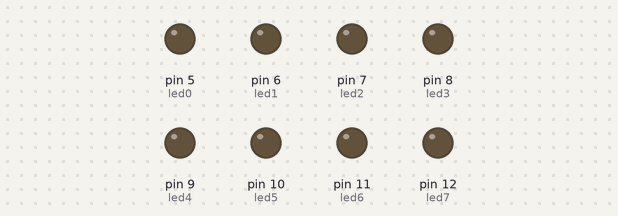
This sketch was run on a simulated Arduino Uno, built with avr-gcc and run on an emulated ATmega328P. On the bench: output pins drawn as LEDs (lit = HIGH).

Above: at 0.05 s.
At 0.65 s:
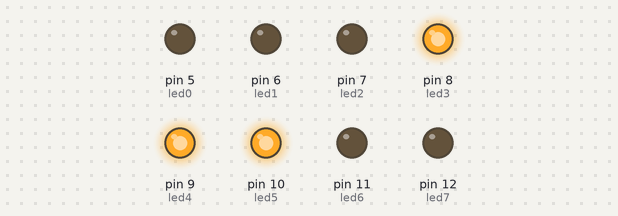
At 1.25 s:
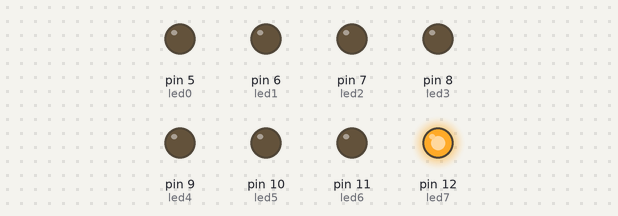
At 2.45 s:
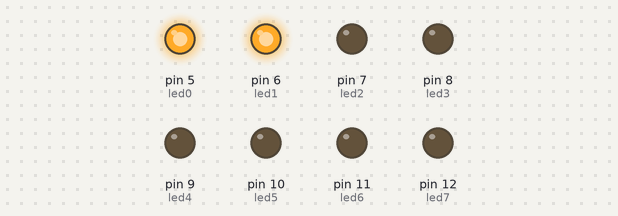
At 3.65 s:
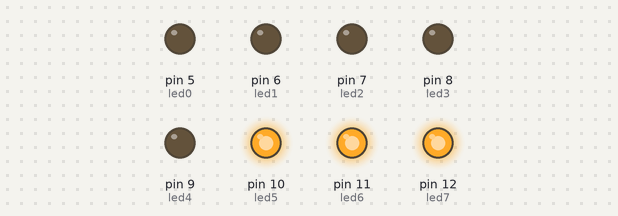
At 4.95 s:
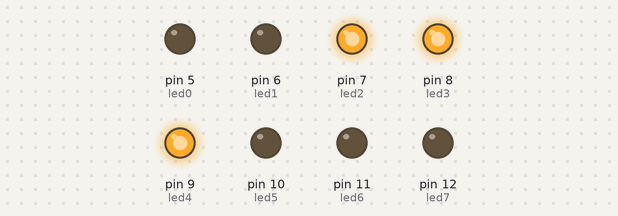
Timing chart, 0 to 5.2 s (numbered marks = the images above):
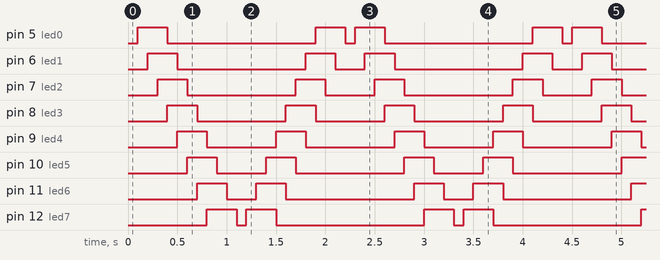

The sketch:

leds_ex3.ino
```cpp
/**********************************************************************************
**                                                                               **
**                              Array de 8 LEDs                                  **
**                                                                               **
**               Sergi Viñals                                                    **
**********************************************************************************/

//********** Includes *************************************************************

//********** Variables ************************************************************
const byte led0 = 5;          // donar nom al pin 5 de l’Arduino
const byte led1 = 6;          // donar nom al pin 6 de l’Arduino
const byte led2 = 7;          // donar nom al pin 7 de l’Arduino
const byte led3 = 8;          // donar nom al pin 8 de l’Arduino
const byte led4 = 9;          // donar nom al pin 9 de l’Arduino
const byte led5 = 10;         // donar nom al pin 10 de l’Arduino
const byte led6 = 11;         // donar nom al pin 11 de l’Arduino
const byte led7 = 12;         // donar nom al pin 12 de l’Arduino
unsigned long pausa = 100;             // definir variable de temps en ms

//********** Setup ****************************************************************
void setup()
{
  pinMode(led0, OUTPUT);     // definir el pin 5 com una sortida
  pinMode(led1, OUTPUT);     // definir el pin 6 com una sortida
  pinMode(led2, OUTPUT);     // definir el pin 7 com una sortida
  pinMode(led3, OUTPUT);     // definir el pin 8 com una sortida
  pinMode(led4, OUTPUT);     // definir el pin 9 com una sortida
  pinMode(led5, OUTPUT);     // definir el pin 10 com una sortida
  pinMode(led6, OUTPUT);     // definir el pin 11 com una sortida
  pinMode(led7, OUTPUT);     // definir el pin 12 com una sortida
}

//********** Loop *****************************************************************
void loop()
{
  digitalWrite(led0, LOW);
  digitalWrite(led1, LOW);
  digitalWrite(led2, LOW);
  digitalWrite(led3, LOW);
  digitalWrite(led4, LOW);
  digitalWrite(led5, LOW);
  digitalWrite(led6, LOW);
  digitalWrite(led7, LOW);

  delay(pausa);                  // es queden leds pausa ms en aquest estat

  digitalWrite(led0, HIGH);
  digitalWrite(led1, LOW);
  digitalWrite(led2, LOW);
  digitalWrite(led3, LOW);
  digitalWrite(led4, LOW);
  digitalWrite(led5, LOW);
  digitalWrite(led6, LOW);
  digitalWrite(led7, LOW);

  delay(pausa);                  // es queden leds pausa ms en aquest estat

  digitalWrite(led0, HIGH);
  digitalWrite(led1, HIGH);
  digitalWrite(led2, LOW);
  digitalWrite(led3, LOW);
  digitalWrite(led4, LOW);
  digitalWrite(led5, LOW);
  digitalWrite(led6, LOW);
  digitalWrite(led7, LOW);

  delay(pausa);                  // es queden leds pausa ms en aquest estat

  digitalWrite(led0, HIGH);
  digitalWrite(led1, HIGH);
  digitalWrite(led2, HIGH);
  digitalWrite(led3, LOW);
  digitalWrite(led4, LOW);
  digitalWrite(led5, LOW);
  digitalWrite(led6, LOW);
  digitalWrite(led7, LOW);

  delay(pausa);                  // es queden leds pausa ms en aquest estat

  digitalWrite(led0, LOW);
  digitalWrite(led1, HIGH);
  digitalWrite(led2, HIGH);
  digitalWrite(led3, HIGH);
  digitalWrite(led4, LOW);
  digitalWrite(led5, LOW);
  digitalWrite(led6, LOW);
  digitalWrite(led7, LOW);

  delay(pausa);                  // es queden leds pausa ms en aquest estat

  digitalWrite(led0, LOW);
  digitalWrite(led1, LOW);
  digitalWrite(led2, HIGH);
  digitalWrite(led3, HIGH);
  digitalWrite(led4, HIGH);
  digitalWrite(led5, LOW);
  digitalWrite(led6, LOW);
  digitalWrite(led7, LOW);

  delay(pausa);                  // es queden leds pausa ms en aquest estat

  digitalWrite(led0, LOW);
  digitalWrite(led1, LOW);
  digitalWrite(led2, LOW);
  digitalWrite(led3, HIGH);
  digitalWrite(led4, HIGH);
  digitalWrite(led5, HIGH);
  digitalWrite(led6, LOW);
  digitalWrite(led7, LOW);

  delay(pausa);                  // es queden leds pausa ms en aquest estat

  digitalWrite(led0, LOW);
  digitalWrite(led1, LOW);
  digitalWrite(led2, LOW);
  digitalWrite(led3, LOW);
  digitalWrite(led4, HIGH);
  digitalWrite(led5, HIGH);
  digitalWrite(led6, HIGH);
  digitalWrite(led7, LOW);

  delay(pausa);                  // es queden leds pausa ms en aquest estat

  digitalWrite(led0, LOW);
  digitalWrite(led1, LOW);
  digitalWrite(led2, LOW);
  digitalWrite(led3, LOW);
  digitalWrite(led4, LOW);
  digitalWrite(led5, HIGH);
  digitalWrite(led6, HIGH);
  digitalWrite(led7, HIGH);

  delay(pausa);                  // es queden leds pausa ms en aquest estat

  digitalWrite(led0, LOW);
  digitalWrite(led1, LOW);
  digitalWrite(led2, LOW);
  digitalWrite(led3, LOW);
  digitalWrite(led4, LOW);
  digitalWrite(led5, LOW);
  digitalWrite(led6, HIGH);
  digitalWrite(led7, HIGH);

  delay(pausa);                  // es queden leds pausa ms en aquest estat

  digitalWrite(led0, LOW);
  digitalWrite(led1, LOW);
  digitalWrite(led2, LOW);
  digitalWrite(led3, LOW);
  digitalWrite(led4, LOW);
  digitalWrite(led5, LOW);
  digitalWrite(led6, LOW);
  digitalWrite(led7, HIGH);

  delay(pausa);                  // es queden leds pausa ms en aquest estat

  digitalWrite(led0, LOW);
  digitalWrite(led1, LOW);
  digitalWrite(led2, LOW);
  digitalWrite(led3, LOW);
  digitalWrite(led4, LOW);
  digitalWrite(led5, LOW);
  digitalWrite(led6, LOW);
  digitalWrite(led7, LOW);

  delay(pausa);                  // es queden leds pausa ms en aquest estat

  digitalWrite(led0, LOW);
  digitalWrite(led1, LOW);
  digitalWrite(led2, LOW);
  digitalWrite(led3, LOW);
  digitalWrite(led4, LOW);
  digitalWrite(led5, LOW);
  digitalWrite(led6, LOW);
  digitalWrite(led7, HIGH);

  delay(pausa);                  // es queden leds pausa ms en aquest estat

  digitalWrite(led0, LOW);
  digitalWrite(led1, LOW);
  digitalWrite(led2, LOW);
  digitalWrite(led3, LOW);
  digitalWrite(led4, LOW);
  digitalWrite(led5, LOW);
  digitalWrite(led6, HIGH);
  digitalWrite(led7, HIGH);

  delay(pausa);                  // es queden leds pausa ms en aquest estat

  digitalWrite(led0, LOW);
  digitalWrite(led1, LOW);
  digitalWrite(led2, LOW);
  digitalWrite(led3, LOW);
  digitalWrite(led4, LOW);
  digitalWrite(led5, HIGH);
  digitalWrite(led6, HIGH);
  digitalWrite(led7, HIGH);

  delay(pausa);                  // es queden leds pausa ms en aquest estat

  digitalWrite(led0, LOW);
  digitalWrite(led1, LOW);
  digitalWrite(led2, LOW);
  digitalWrite(led3, LOW);
  digitalWrite(led4, HIGH);
  digitalWrite(led5, HIGH);
  digitalWrite(led6, HIGH);
  digitalWrite(led7, LOW);

  delay(pausa);                  // es queden leds pausa ms en aquest estat

  digitalWrite(led0, LOW);
  digitalWrite(led1, LOW);
  digitalWrite(led2, LOW);
  digitalWrite(led3, HIGH);
  digitalWrite(led4, HIGH);
  digitalWrite(led5, HIGH);
  digitalWrite(led6, LOW);
  digitalWrite(led7, LOW);

  delay(pausa);                  // es queden leds pausa ms en aquest estat

  digitalWrite(led0, LOW);
  digitalWrite(led1, LOW);
  digitalWrite(led2, HIGH);
  digitalWrite(led3, HIGH);
  digitalWrite(led4, HIGH);
  digitalWrite(led5, LOW);
  digitalWrite(led6, LOW);
  digitalWrite(led7, LOW);

  delay(pausa);                  // es queden leds pausa ms en aquest estat

  digitalWrite(led0, LOW);
  digitalWrite(led1, HIGH);
  digitalWrite(led2, HIGH);
  digitalWrite(led3, HIGH);
  digitalWrite(led4, LOW);
  digitalWrite(led5, LOW);
  digitalWrite(led6, LOW);
  digitalWrite(led7, LOW);

  delay(pausa);                  // es queden leds pausa ms en aquest estat

  digitalWrite(led0, HIGH);
  digitalWrite(led1, HIGH);
  digitalWrite(led2, HIGH);
  digitalWrite(led3, LOW);
  digitalWrite(led4, LOW);
  digitalWrite(led5, LOW);
  digitalWrite(led6, LOW);
  digitalWrite(led7, LOW);

  delay(pausa);                  // es queden leds pausa ms en aquest estat

  digitalWrite(led0, HIGH);
  digitalWrite(led1, HIGH);
  digitalWrite(led2, LOW);
  digitalWrite(led3, LOW);
  digitalWrite(led4, LOW);
  digitalWrite(led5, LOW);
  digitalWrite(led6, LOW);
  digitalWrite(led7, LOW);

  delay(pausa);                  // es queden leds pausa ms en aquest estat

  digitalWrite(led0, HIGH);
  digitalWrite(led1, LOW);
  digitalWrite(led2, LOW);
  digitalWrite(led3, LOW);
  digitalWrite(led4, LOW);
  digitalWrite(led5, LOW);
  digitalWrite(led6, LOW);
  digitalWrite(led7, LOW);

  delay(pausa);                  // es queden leds pausa ms en aquest estat
}

//********** Funcions *************************************************************
```

Measured:
- by itself, pin 5 (led0): repeats every 2.2 s: LOW 1.5 s, HIGH 0.30 s, LOW 0.10 s, HIGH 0.30 s
- by itself, pin 6 (led1): repeats every 2.2 s: LOW 1.3 s, HIGH 0.30 s, LOW 0.30 s, HIGH 0.30 s
- by itself, pin 7 (led2): repeats every 2.2 s: LOW 1.1 s, HIGH 0.30 s, LOW 0.50 s, HIGH 0.30 s
- by itself, pin 8 (led3): repeats every 2.2 s: LOW 0.90 s, HIGH 0.30 s, LOW 0.70 s, HIGH 0.30 s
- by itself, pin 9 (led4): repeats every 2.2 s: LOW 0.70 s, HIGH 0.30 s, LOW 0.90 s, HIGH 0.30 s
- by itself, pin 10 (led5): repeats every 2.2 s: LOW 0.50 s, HIGH 0.30 s, LOW 1.1 s, HIGH 0.30 s
- by itself, pin 11 (led6): repeats every 2.2 s: LOW 0.30 s, HIGH 0.30 s, LOW 1.3 s, HIGH 0.30 s
- by itself, pin 12 (led7): repeats every 2.2 s: LOW 0.10 s, HIGH 0.30 s, LOW 1.5 s, HIGH 0.30 s
